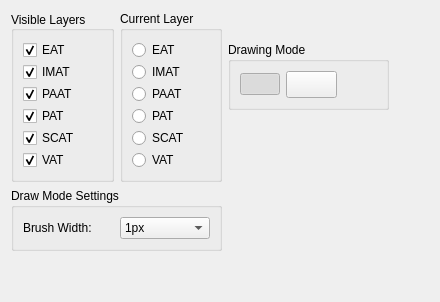
         <widget class="QWidget" name="tracingTab">
          <attribute name="title">
           <string>&amp;Tracing</string>
          </attribute>
          <layout class="QGridLayout" name="gridLayout_9">
           <item row="0" column="3">
            <spacer name="horizontalSpacer_3">
             <property name="orientation">
              <enum>Qt::Horizontal</enum>
             </property>
             <property name="sizeHint" stdset="0">
              <size>
               <width>40</width>
               <height>20</height>
              </size>
             </property>
            </spacer>
           </item>
           <item row="2" column="1">
            <spacer name="verticalSpacer_3">
             <property name="orientation">
              <enum>Qt::Vertical</enum>
             </property>
             <property name="sizeHint" stdset="0">
              <size>
               <width>20</width>
               <height>40</height>
              </size>
             </property>
            </spacer>
           </item>
           <item row="0" column="0">
            <widget class="QGroupBox" name="visibleLayersBox_3">
             <property name="sizePolicy">
              <sizepolicy hsizetype="Minimum" vsizetype="Maximum">
               <horstretch>0</horstretch>
               <verstretch>0</verstretch>
              </sizepolicy>
             </property>
             <property name="title">
              <string>Visible Layers</string>
             </property>
             <property name="alignment">
              <set>Qt::AlignLeading|Qt::AlignLeft|Qt::AlignVCenter</set>
             </property>
             <layout class="QGridLayout" name="gridLayout_4">
              <property name="sizeConstraint">
               <enum>QLayout::SetDefaultConstraint</enum>
              </property>
              <property name="topMargin">
               <number>9</number>
              </property>
              <property name="rightMargin">
               <number>9</number>
              </property>
              <property name="horizontalSpacing">
               <number>0</number>
              </property>
              <property name="verticalSpacing">
               <number>2</number>
              </property>
              <item row="6" column="0" alignment="Qt::AlignLeft">
               <widget class="QCheckBox" name="VATCheckBox">
                <property name="sizePolicy">
                 <sizepolicy hsizetype="Maximum" vsizetype="Fixed">
                  <horstretch>0</horstretch>
                  <verstretch>0</verstretch>
                 </sizepolicy>
                </property>
                <property name="toolTip">
                 <string>&lt;html&gt;&lt;head/&gt;&lt;body&gt;&lt;p&gt;&lt;span style=&quot; font-weight:600;&quot;&gt;Visceral Adipose Tissue&lt;/span&gt;&lt;/p&gt;&lt;p&gt;Fat surrounding organs within abdomen&lt;/p&gt;&lt;p&gt;&lt;span style=&quot; font-weight:600;&quot;&gt;Shortcut: &lt;/span&gt;Ctrl+6&lt;/p&gt;&lt;/body&gt;&lt;/html&gt;</string>
                </property>
                <property name="text">
                 <string>VAT</string>
                </property>
                <property name="shortcut">
                 <string>Ctrl+S</string>
                </property>
                <property name="checked">
                 <bool>true</bool>
                </property>
               </widget>
              </item>
              <item row="4" column="0" alignment="Qt::AlignLeft">
               <widget class="QCheckBox" name="PATCheckBox">
                <property name="sizePolicy">
                 <sizepolicy hsizetype="Maximum" vsizetype="Fixed">
                  <horstretch>0</horstretch>
                  <verstretch>0</verstretch>
                 </sizepolicy>
                </property>
                <property name="toolTip">
                 <string>&lt;html&gt;&lt;head/&gt;&lt;body&gt;&lt;p&gt;&lt;span style=&quot; font-weight:600;&quot;&gt;Paracardial Adipose Tissue&lt;/span&gt;&lt;/p&gt;&lt;p&gt;Fat outside pericardial sac&lt;/p&gt;&lt;p&gt;&lt;span style=&quot; font-weight:600;&quot;&gt;Shortcut: &lt;/span&gt;Ctrl+4&lt;/p&gt;&lt;/body&gt;&lt;/html&gt;</string>
                </property>
                <property name="text">
                 <string>PAT</string>
                </property>
                <property name="checked">
                 <bool>true</bool>
                </property>
               </widget>
              </item>
              <item row="5" column="0" alignment="Qt::AlignLeft">
               <widget class="QCheckBox" name="SCATCheckBox">
                <property name="sizePolicy">
                 <sizepolicy hsizetype="Maximum" vsizetype="Fixed">
                  <horstretch>0</horstretch>
                  <verstretch>0</verstretch>
                 </sizepolicy>
                </property>
                <property name="toolTip">
                 <string>&lt;html&gt;&lt;head/&gt;&lt;body&gt;&lt;p&gt;&lt;span style=&quot; font-weight:600;&quot;&gt;SubCutaneous Adipose Tissue&lt;/span&gt;&lt;/p&gt;&lt;p&gt;Fat beneath the skin&lt;/p&gt;&lt;p&gt;&lt;span style=&quot; font-weight:600;&quot;&gt;Shortcut: &lt;/span&gt;Ctrl+5&lt;/p&gt;&lt;/body&gt;&lt;/html&gt;</string>
                </property>
                <property name="text">
                 <string>SCAT</string>
                </property>
                <property name="checked">
                 <bool>true</bool>
                </property>
               </widget>
              </item>
              <item row="0" column="0" alignment="Qt::AlignLeft">
               <widget class="QCheckBox" name="EATCheckBox">
                <property name="sizePolicy">
                 <sizepolicy hsizetype="Maximum" vsizetype="Fixed">
                  <horstretch>0</horstretch>
                  <verstretch>0</verstretch>
                 </sizepolicy>
                </property>
                <property name="minimumSize">
                 <size>
                  <width>15</width>
                  <height>0</height>
                 </size>
                </property>
                <property name="toolTip">
                 <string>&lt;html&gt;&lt;head/&gt;&lt;body&gt;&lt;p&gt;&lt;span style=&quot; font-weight:600;&quot;&gt;Epicardial Adipose Tissue&lt;/span&gt;&lt;/p&gt;&lt;p&gt;Fat within pericardial sac&lt;/p&gt;&lt;p&gt;&lt;span style=&quot; font-weight:600;&quot;&gt;Shortcut: &lt;/span&gt;Ctrl+1&lt;/p&gt;&lt;/body&gt;&lt;/html&gt;</string>
                </property>
                <property name="text">
                 <string>EAT</string>
                </property>
                <property name="checked">
                 <bool>true</bool>
                </property>
                <property name="tristate">
                 <bool>false</bool>
                </property>
               </widget>
              </item>
              <item row="3" column="0" alignment="Qt::AlignLeft">
               <widget class="QCheckBox" name="PAATCheckBox">
                <property name="sizePolicy">
                 <sizepolicy hsizetype="Maximum" vsizetype="Fixed">
                  <horstretch>0</horstretch>
                  <verstretch>0</verstretch>
                 </sizepolicy>
                </property>
                <property name="toolTip">
                 <string>&lt;html&gt;&lt;head/&gt;&lt;body&gt;&lt;p&gt;&lt;span style=&quot; font-weight:600;&quot;&gt;Peri-Aortic Adipose Tissue&lt;/span&gt;&lt;/p&gt;&lt;p&gt;Fat surrounding aorta&lt;/p&gt;&lt;p&gt;&lt;span style=&quot; font-weight:600;&quot;&gt;Shortcut: &lt;/span&gt;Ctrl+3&lt;/p&gt;&lt;/body&gt;&lt;/html&gt;</string>
                </property>
                <property name="text">
                 <string>PAAT</string>
                </property>
                <property name="checked">
                 <bool>true</bool>
                </property>
               </widget>
              </item>
              <item row="2" column="0" alignment="Qt::AlignLeft">
               <widget class="QCheckBox" name="IMATCheckBox">
                <property name="sizePolicy">
                 <sizepolicy hsizetype="Maximum" vsizetype="Fixed">
                  <horstretch>0</horstretch>
                  <verstretch>0</verstretch>
                 </sizepolicy>
                </property>
                <property name="toolTip">
                 <string>&lt;html&gt;&lt;head/&gt;&lt;body&gt;&lt;p&gt;&lt;span style=&quot; font-weight:600;&quot;&gt;InterMuscular Adipose Tissue&lt;/span&gt;&lt;/p&gt;&lt;p&gt;Fat in between muscles&lt;/p&gt;&lt;p&gt;&lt;span style=&quot; font-weight:600;&quot;&gt;Shortcut: &lt;/span&gt;Ctrl+2&lt;/p&gt;&lt;/body&gt;&lt;/html&gt;</string>
                </property>
                <property name="text">
                 <string>IMAT</string>
                </property>
                <property name="checked">
                 <bool>true</bool>
                </property>
               </widget>
              </item>
             </layout>
            </widget>
           </item>
           <item row="0" column="1">
            <widget class="QGroupBox" name="currentLayerBox_3">
             <property name="sizePolicy">
              <sizepolicy hsizetype="Minimum" vsizetype="Maximum">
               <horstretch>0</horstretch>
               <verstretch>0</verstretch>
              </sizepolicy>
             </property>
             <property name="toolTip">
              <string>&lt;html&gt;&lt;head/&gt;&lt;body&gt;&lt;p&gt;Active layer being traced out on axial slice screen&lt;/p&gt;&lt;/body&gt;&lt;/html&gt;</string>
             </property>
             <property name="title">
              <string>Current Layer</string>
             </property>
             <layout class="QVBoxLayout" name="verticalLayout_4">
              <property name="spacing">
               <number>2</number>
              </property>
              <item>
               <widget class="QRadioButton" name="EATRadioBtn">
                <property name="sizePolicy">
                 <sizepolicy hsizetype="Maximum" vsizetype="Fixed">
                  <horstretch>0</horstretch>
                  <verstretch>0</verstretch>
                 </sizepolicy>
                </property>
                <property name="contextMenuPolicy">
                 <enum>Qt::ActionsContextMenu</enum>
                </property>
                <property name="toolTip">
                 <string>&lt;html&gt;&lt;head/&gt;&lt;body&gt;&lt;p&gt;&lt;span style=&quot; font-weight:600;&quot;&gt;Epicardial Adipose Tissue&lt;/span&gt;&lt;/p&gt;&lt;p&gt;Fat within pericardial sac&lt;/p&gt;&lt;p&gt;&lt;span style=&quot; font-weight:600;&quot;&gt;Shortcut: &lt;/span&gt;&amp;quot;1&amp;quot; Key&lt;/p&gt;&lt;/body&gt;&lt;/html&gt;</string>
                </property>
                <property name="toolTipDuration">
                 <number>4000</number>
                </property>
                <property name="whatsThis">
                 <string>This is something crazier I must say.</string>
                </property>
                <property name="text">
                 <string>EAT</string>
                </property>
               </widget>
              </item>
              <item>
               <widget class="QRadioButton" name="IMATRadioBtn">
                <property name="sizePolicy">
                 <sizepolicy hsizetype="Maximum" vsizetype="Fixed">
                  <horstretch>0</horstretch>
                  <verstretch>0</verstretch>
                 </sizepolicy>
                </property>
                <property name="toolTip">
                 <string>&lt;html&gt;&lt;head/&gt;&lt;body&gt;&lt;p&gt;&lt;span style=&quot; font-weight:600;&quot;&gt;InterMuscular Adipose Tissue&lt;/span&gt;&lt;/p&gt;&lt;p&gt;Fat in between muscles&lt;/p&gt;&lt;p&gt;&lt;span style=&quot; font-weight:600;&quot;&gt;Shortcut: &lt;/span&gt;&amp;quot;2&amp;quot; Key&lt;/p&gt;&lt;/body&gt;&lt;/html&gt;</string>
                </property>
                <property name="toolTipDuration">
                 <number>4000</number>
                </property>
                <property name="text">
                 <string>IMAT</string>
                </property>
               </widget>
              </item>
              <item>
               <widget class="QRadioButton" name="PAATRadioBtn">
                <property name="sizePolicy">
                 <sizepolicy hsizetype="Maximum" vsizetype="Fixed">
                  <horstretch>0</horstretch>
                  <verstretch>0</verstretch>
                 </sizepolicy>
                </property>
                <property name="toolTip">
                 <string>&lt;html&gt;&lt;head/&gt;&lt;body&gt;&lt;p&gt;&lt;span style=&quot; font-weight:600;&quot;&gt;Peri-Aortic Adipose Tissue&lt;/span&gt;&lt;/p&gt;&lt;p&gt;Fat surrounding aorta&lt;/p&gt;&lt;p&gt;&lt;span style=&quot; font-weight:600;&quot;&gt;Shortcut: &lt;/span&gt;&amp;quot;3&amp;quot; Key&lt;/p&gt;&lt;/body&gt;&lt;/html&gt;</string>
                </property>
                <property name="toolTipDuration">
                 <number>4000</number>
                </property>
                <property name="text">
                 <string>PAAT</string>
                </property>
               </widget>
              </item>
              <item>
               <widget class="QRadioButton" name="PATRadioBtn">
                <property name="sizePolicy">
                 <sizepolicy hsizetype="Maximum" vsizetype="Fixed">
                  <horstretch>0</horstretch>
                  <verstretch>0</verstretch>
                 </sizepolicy>
                </property>
                <property name="toolTip">
                 <string>&lt;html&gt;&lt;head/&gt;&lt;body&gt;&lt;p&gt;&lt;span style=&quot; font-weight:600;&quot;&gt;Paracardial Adipose Tissue&lt;/span&gt;&lt;/p&gt;&lt;p&gt;Fat outside pericardial sac&lt;/p&gt;&lt;p&gt;&lt;span style=&quot; font-weight:600;&quot;&gt;Shortcut: &lt;/span&gt;&amp;quot;4&amp;quot; Key&lt;/p&gt;&lt;/body&gt;&lt;/html&gt;</string>
                </property>
                <property name="toolTipDuration">
                 <number>4000</number>
                </property>
                <property name="text">
                 <string>PAT</string>
                </property>
               </widget>
              </item>
              <item>
               <widget class="QRadioButton" name="SCATRadioBtn">
                <property name="sizePolicy">
                 <sizepolicy hsizetype="Maximum" vsizetype="Fixed">
                  <horstretch>0</horstretch>
                  <verstretch>0</verstretch>
                 </sizepolicy>
                </property>
                <property name="toolTip">
                 <string>&lt;html&gt;&lt;head/&gt;&lt;body&gt;&lt;p&gt;&lt;span style=&quot; font-weight:600;&quot;&gt;SubCutaneous Adipose Tissue&lt;/span&gt;&lt;/p&gt;&lt;p&gt;Fat beneath the skin&lt;/p&gt;&lt;p&gt;&lt;span style=&quot; font-weight:600;&quot;&gt;Shortcut: &lt;/span&gt;&amp;quot;5&amp;quot; Key&lt;/p&gt;&lt;/body&gt;&lt;/html&gt;</string>
                </property>
                <property name="toolTipDuration">
                 <number>4000</number>
                </property>
                <property name="text">
                 <string>SCAT</string>
                </property>
               </widget>
              </item>
              <item>
               <widget class="QRadioButton" name="VATRadioBtn">
                <property name="sizePolicy">
                 <sizepolicy hsizetype="Maximum" vsizetype="Fixed">
                  <horstretch>0</horstretch>
                  <verstretch>0</verstretch>
                 </sizepolicy>
                </property>
                <property name="toolTip">
                 <string>&lt;html&gt;&lt;head/&gt;&lt;body&gt;&lt;p&gt;&lt;span style=&quot; font-weight:600;&quot;&gt;Visceral Adipose Tissue&lt;/span&gt;&lt;/p&gt;&lt;p&gt;Fat surrounding organs within abdomen&lt;/p&gt;&lt;p&gt;&lt;span style=&quot; font-weight:600;&quot;&gt;Shortcut: &lt;/span&gt;&amp;quot;6&amp;quot; Key&lt;/p&gt;&lt;/body&gt;&lt;/html&gt;</string>
                </property>
                <property name="toolTipDuration">
                 <number>4000</number>
                </property>
                <property name="text">
                 <string>VAT</string>
                </property>
               </widget>
              </item>
             </layout>
            </widget>
           </item>
           <item row="1" column="0" colspan="2">
            <widget class="QGroupBox" name="groupBox_2">
             <property name="sizePolicy">
              <sizepolicy hsizetype="Preferred" vsizetype="Preferred">
               <horstretch>0</horstretch>
               <verstretch>0</verstretch>
              </sizepolicy>
             </property>
             <property name="title">
              <string>Draw Mode Settings</string>
             </property>
             <layout class="QGridLayout" name="gridLayout_11">
              <property name="leftMargin">
               <number>0</number>
              </property>
              <property name="topMargin">
               <number>0</number>
              </property>
              <property name="rightMargin">
               <number>0</number>
              </property>
              <property name="bottomMargin">
               <number>0</number>
              </property>
              <item row="0" column="0">
               <widget class="QStackedWidget" name="drawModeStackedWidget">
                <property name="sizePolicy">
                 <sizepolicy hsizetype="Preferred" vsizetype="Maximum">
                  <horstretch>0</horstretch>
                  <verstretch>0</verstretch>
                 </sizepolicy>
                </property>
                <property name="currentIndex">
                 <number>1</number>
                </property>
                <widget class="QWidget" name="pageDrawPoints"/>
                <widget class="QWidget" name="pageEraser">
                 <property name="sizePolicy">
                  <sizepolicy hsizetype="Preferred" vsizetype="Expanding">
                   <horstretch>0</horstretch>
                   <verstretch>0</verstretch>
                  </sizepolicy>
                 </property>
                 <layout class="QGridLayout" name="gridLayout_12">
                  <item row="0" column="2">
                   <widget class="QComboBox" name="eraserBrushWidthComboBox">
                    <item>
                     <property name="text">
                      <string>1px</string>
                     </property>
                    </item>
                    <item>
                     <property name="text">
                      <string>2px</string>
                     </property>
                    </item>
                    <item>
                     <property name="text">
                      <string>4px</string>
                     </property>
                    </item>
                    <item>
                     <property name="text">
                      <string>6px</string>
                     </property>
                    </item>
                    <item>
                     <property name="text">
                      <string>8px</string>
                     </property>
                    </item>
                   </widget>
                  </item>
                  <item row="0" column="1">
                   <widget class="QLabel" name="label">
                    <property name="text">
                     <string>Brush Width:</string>
                    </property>
                   </widget>
                  </item>
                 </layout>
                </widget>
               </widget>
              </item>
             </layout>
            </widget>
           </item>
           <item row="0" column="2">
            <layout class="QVBoxLayout" name="verticalLayout_3">
             <property name="sizeConstraint">
              <enum>QLayout::SetMaximumSize</enum>
             </property>
             <property name="topMargin">
              <number>0</number>
             </property>
             <property name="bottomMargin">
              <number>0</number>
             </property>
             <item>
              <widget class="QGroupBox" name="groupBox">
               <property name="sizePolicy">
                <sizepolicy hsizetype="Preferred" vsizetype="Maximum">
                 <horstretch>0</horstretch>
                 <verstretch>0</verstretch>
                </sizepolicy>
               </property>
               <property name="title">
                <string>Drawing Mode</string>
               </property>
               <property name="alignment">
                <set>Qt::AlignLeading|Qt::AlignLeft|Qt::AlignTop</set>
               </property>
               <layout class="QGridLayout" name="gridLayout_6">
                <item row="0" column="1">
                 <widget class="QPushButton" name="drawPointsBtn">
                  <property name="toolTip">
                   <string>&lt;html&gt;&lt;head/&gt;&lt;body&gt;&lt;p&gt;Draw Points&lt;/p&gt;&lt;p&gt;&lt;span style=&quot; font-weight:600;&quot;&gt;Shortcut: &lt;/span&gt;Z&lt;/p&gt;&lt;/body&gt;&lt;/html&gt;</string>
                  </property>
                  <property name="text">
                   <string/>
                  </property>
                  <property name="icon">
                   <iconset resource="resources.qrc">
                    <normaloff>:/images/noun_811391.png</normaloff>
                    <activeon>:/images/noun_811392.png</activeon>:/images/noun_811391.png</iconset>
                  </property>
                  <property name="iconSize">
                   <size>
                    <width>32</width>
                    <height>32</height>
                   </size>
                  </property>
                  <property name="checkable">
                   <bool>true</bool>
                  </property>
                  <property name="checked">
                   <bool>true</bool>
                  </property>
                  <property name="autoExclusive">
                   <bool>true</bool>
                  </property>
                  <property name="default">
                   <bool>false</bool>
                  </property>
                 </widget>
                </item>
                <item row="0" column="3">
                 <widget class="QPushButton" name="eraserBtn">
                  <property name="sizePolicy">
                   <sizepolicy hsizetype="Maximum" vsizetype="Fixed">
                    <horstretch>0</horstretch>
                    <verstretch>0</verstretch>
                   </sizepolicy>
                  </property>
                  <property name="font">
                   <font>
                    <pointsize>12</pointsize>
                   </font>
                  </property>
                  <property name="toolTip">
                   <string>&lt;html&gt;&lt;head/&gt;&lt;body&gt;&lt;p&gt;Eraser&lt;/p&gt;&lt;p&gt;&lt;span style=&quot; font-weight:600;&quot;&gt;Shortcut: &lt;/span&gt;X&lt;/p&gt;&lt;/body&gt;&lt;/html&gt;</string>
                  </property>
                  <property name="text">
                   <string/>
                  </property>
                  <property name="icon">
                   <iconset resource="resources.qrc">
                    <normaloff>:/images/noun_3715.png</normaloff>
                    <activeon>:/images/noun_3716.png</activeon>:/images/noun_3715.png</iconset>
                  </property>
                  <property name="iconSize">
                   <size>
                    <width>32</width>
                    <height>32</height>
                   </size>
                  </property>
                  <property name="checkable">
                   <bool>true</bool>
                  </property>
                  <property name="autoExclusive">
                   <bool>true</bool>
                  </property>
                  <property name="autoDefault">
                   <bool>false</bool>
                  </property>
                  <property name="default">
                   <bool>false</bool>
                  </property>
                  <property name="flat">
                   <bool>false</bool>
                  </property>
                 </widget>
                </item>
                <item row="0" column="4">
                 <spacer name="horizontalSpacer_2">
                  <property name="orientation">
                   <enum>Qt::Horizontal</enum>
                  </property>
                  <property name="sizeHint" stdset="0">
                   <size>
                    <width>40</width>
                    <height>20</height>
                   </size>
                  </property>
                 </spacer>
                </item>
               </layout>
              </widget>
             </item>
             <item>
              <spacer name="verticalSpacer_7">
               <property name="orientation">
                <enum>Qt::Vertical</enum>
               </property>
               <property name="sizeType">
                <enum>QSizePolicy::Minimum</enum>
               </property>
               <property name="sizeHint" stdset="0">
                <size>
                 <width>20</width>
                 <height>40</height>
                </size>
               </property>
              </spacer>
             </item>
            </layout>
           </item>
          </layout>
         </widget>
